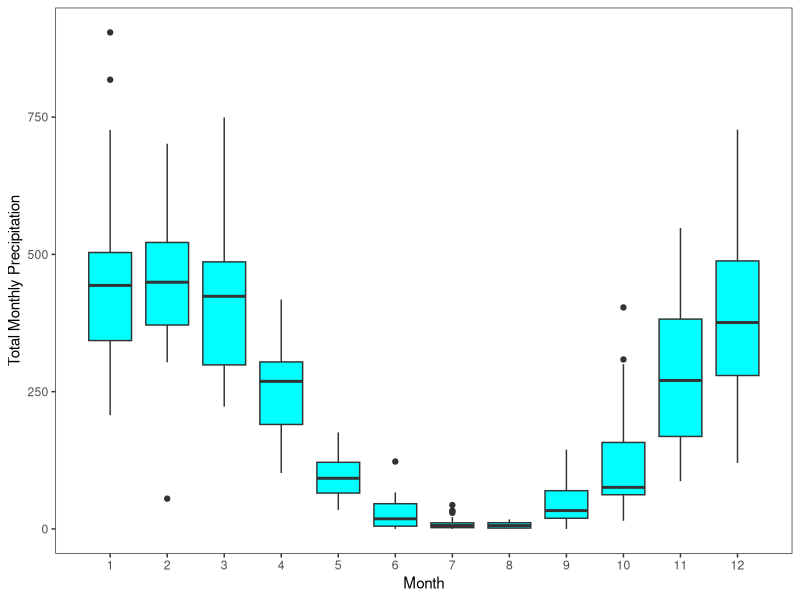
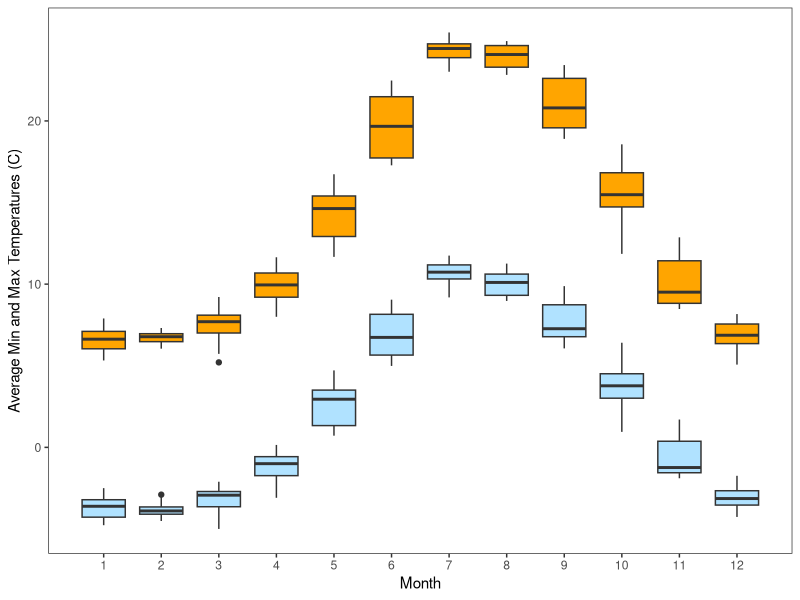
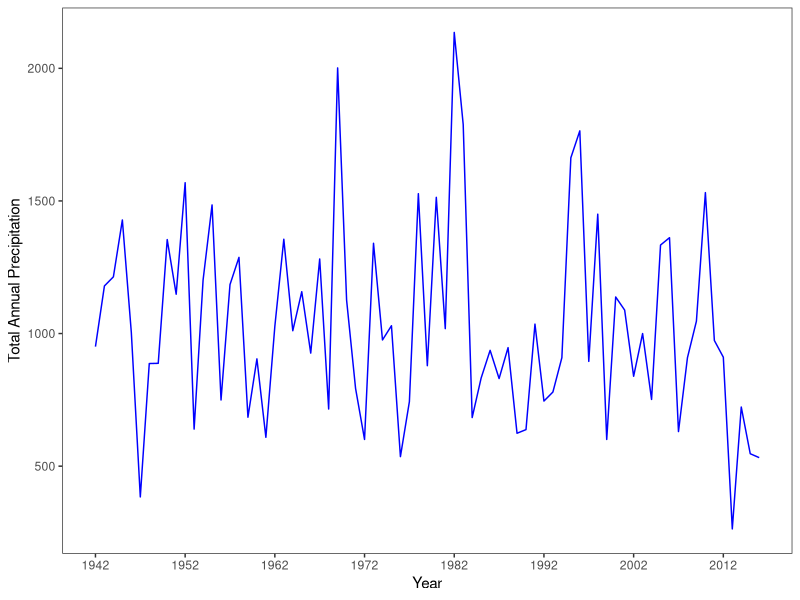
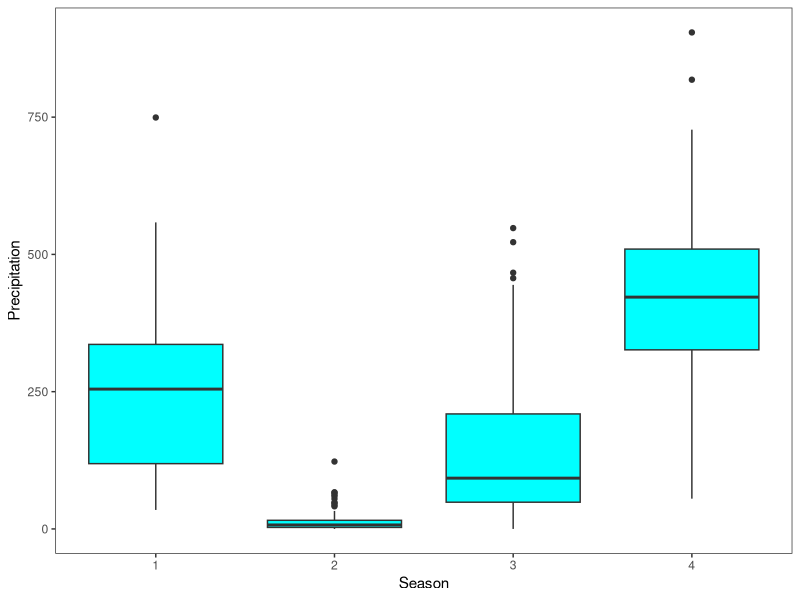
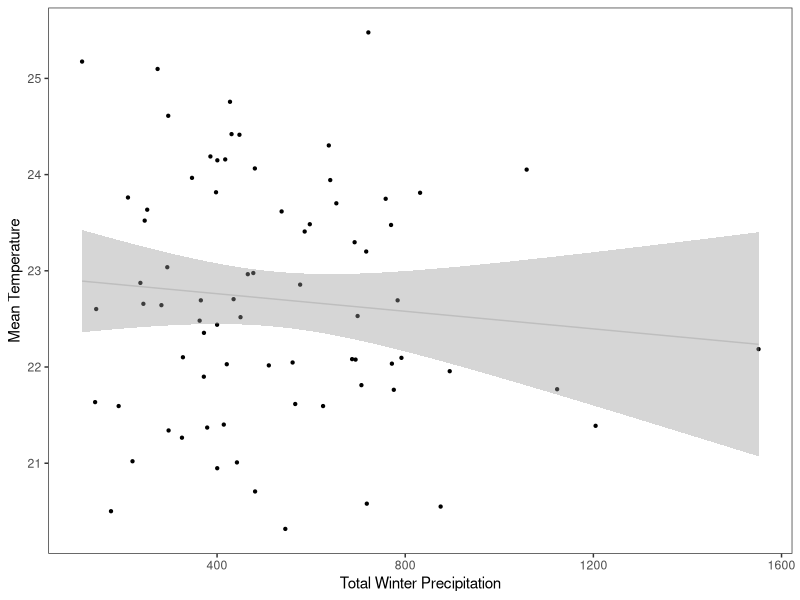

The R script that drew these images, in order:
## ---- chunk 1
library(ggplot2)
climate <- read.table("clim.txt", header=T)
climate$date <- NULL
clim_month <- aggregate(rain~month+day, data = climate, FUN = sum)
ggplot(clim_month, aes(group=month, x = month, y = rain)) +
  geom_boxplot(fill = "cyan") +
  scale_y_continuous(name = "Total Monthly Precipitation") +
  theme_bw()+
  theme(panel.grid.major = element_blank(), panel.grid.minor = element_blank())+
  scale_x_continuous(name = "Month", breaks = c(1,2,3,4,5,6,7,8,9,10,11,12))
## ---- chunk 2
clim_temp_min <- aggregate(tmin~month+day, data = climate, FUN = mean)
clim_temp_max <- aggregate(tmax~month+day, data = climate, FUN = mean)
clim_temp <- merge(clim_temp_max, clim_temp_min)

ggplot(clim_temp, aes(group= month, x = month)) +
  geom_boxplot(aes(y=tmax), fill = "orange") +
  geom_boxplot(aes(y=tmin), fill = "lightskyblue1") +
  scale_y_continuous(name = "Average Min and Max Temperatures (C)") +
  theme_bw()+
  theme(panel.grid.major = element_blank(), panel.grid.minor = element_blank())+
  scale_x_continuous(name = "Month", breaks = c(1,2,3,4,5,6,7,8,9,10,11,12))

## ---- chunk 3
clim_rain <- aggregate(rain~year, data = climate, FUN = sum)
ggplot(clim_rain, aes(y = rain, x = year))+
  geom_line(stat = "identity", color = "blue") +
  theme_bw()+
  scale_x_continuous(breaks=seq(1942, 2016, by = 10))+
  theme(panel.grid.major = element_blank(), panel.grid.minor = element_blank())+
  ylab("Total Annual Precipitation")+
  xlab("Year")
## ---- chunk 4
climate["season"] <- NA
climate$season[climate$month==3]= 1
climate$season[climate$month==4]= 1
climate$season[climate$month==5]= 1
climate$season[climate$month==6]= 2
climate$season[climate$month==7]= 2
climate$season[climate$month==8]= 2
climate$season[climate$month==9]= 3
climate$season[climate$month==10]= 3
climate$season[climate$month==11]= 3
climate$season[climate$month==12]= 4
climate$season[climate$month==1]= 4
climate$season[climate$month==2]= 4
## ---- chunk 5
clim_season <- aggregate(rain~season+month+day, data = climate, FUN = sum)
ggplot(clim_season, aes(group=season, x = season, y = rain)) +
  geom_boxplot(fill = "cyan") +
  scale_y_continuous(name = "Precipitation") +
  theme_bw()+
  theme(panel.grid.major = element_blank(), panel.grid.minor = element_blank())+
  scale_x_continuous(name = "Season", breaks = c(1,2,3,4))
## ---- chunk 6
seasonal_rain <- aggregate(rain~year+season, data = climate, FUN = sum)
winter_rain<- subset(seasonal_rain, season == 4)
season_temp <- aggregate(tmax~year+season, data = climate, FUN = mean)
summer_temp <- subset(season_temp, season == 2)
rain_temp <- merge(summer_temp, winter_rain, by = "year")
## ---- chunk 7
ggplot(rain_temp, aes(x=rain, y= tmax)) +
  geom_point(size=0.8)+
  geom_smooth(method=lm, se = TRUE, formula = y ~ x, color = "grey", size = 0.5)+
  theme_bw()+
  theme(panel.grid.major = element_blank(), panel.grid.minor = element_blank())+
  xlab("Total Winter Precipitation")+
  ylab("Mean Temperature")

linear_reg <-lm(rain ~ tmax, data=rain_temp)
summary(linear_reg)
